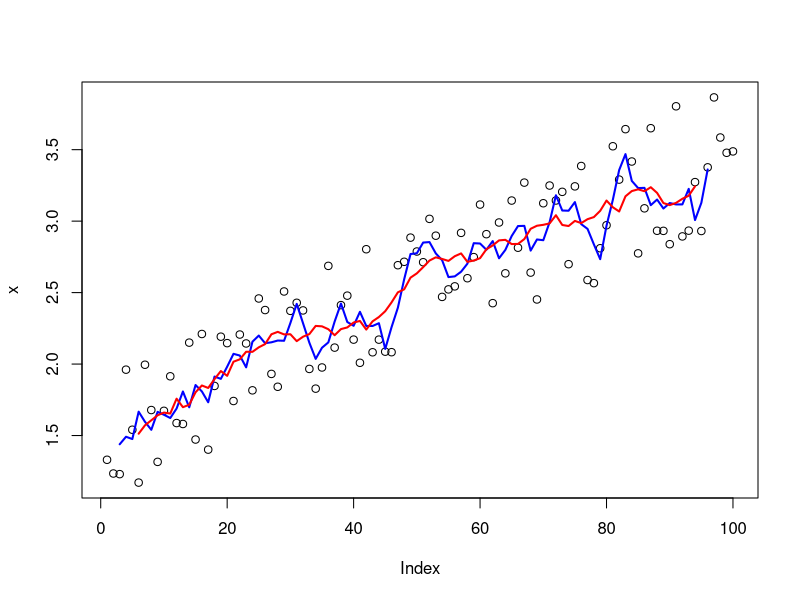
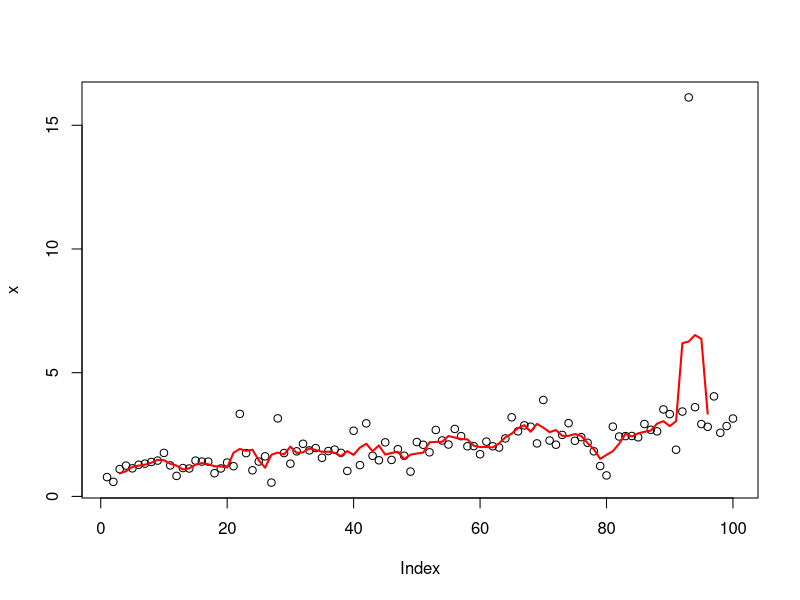
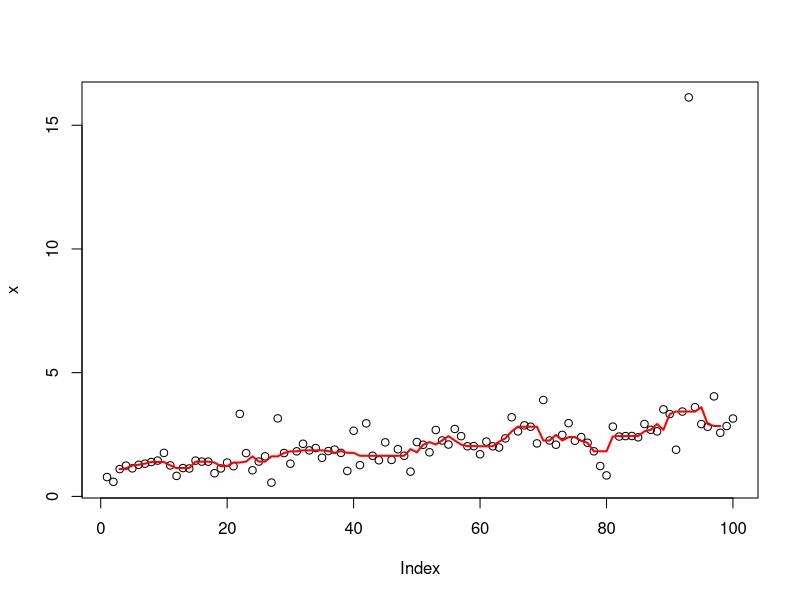

Source code (R) for these figures, in order: (Note: this script raises an error after producing the figures.)
# Functionals -------------------------------------------------------------
# Functionals take a function as an input and return a vector as an output. For 
# e.g.
randomise <- function(f) {
 f(runif(1e3))
}
randomise(mean)
randomise(mean)
randomise(sum)

# Three frequently used functionals are lapply, apply, and tapply. Functionals are
# a common alternative to for loops. Although for loops can be slow, it is mainly
# the fact that they can be inclear ito what they are iterating over, i.e. they 
# are not very expressive. Functionals are also useful for encapsulating common
# data manipulation tasks like split-apply-combine, for thinking 'functionally'
# and for working with mathematical functions.

# Functionals also reduce code bugs. Note that it is always important to first
# build the tools and functions for the problem. Once you have solved the problem,
# then one can focus on speed.

## My first functional: lapply() -------------------------------------------
# The simplest functional is lapply(). lapply() takes a function, applies it to
# each element in a list, and returns the results in the form of a list. Although
# lapply() is written in C for performance, we can create a simple R 
# implementation that does the same thing:
lapply2 <- function(x, f, ...) {
 out <- vector("list", length(x))
 for (i in seq_along(x)) {
  out[[i]] <- f(x[[i]], ...)
 }

  out

}
# From the above code, one can see that lapply() is a wrapper function for a 
# common loop pattern: create a container output, apply f() to each component of
# a list, and fill the container with the results. All other for loop functionals
# are variations of this theme: they simply use different types of input or 
# output.

### Looping patterns --------------------------------------------------------
# It's useful to remember that there are three basic ways to loop over a vector:
 # 1. loop over the elements: for (x in s)
 # 2. loop over the numeric indices: for (i in seq_along(xs))
 # 3. loop over the names: for (nm in names(xs))

# The first form is usually not a good choice for a for loop because it leads to
# inefficient ways of saving output. It's slow because each time you extend the
# vector, R has to copy in all of the existing elements. This is the easiest with
# the second form:
xs <- runif(1e3)
res <- numeric(length(xs))
for (i in seq_along(xs)) {
 res[i] <- sqrt(xs[i])
}

# Just as there three basic ways to use a for loop, there are three basic ways
# to use lapply():
lapply(xs, function(x) {})
lapply(seq_along(xs), function(i) {})
lapply(names(xs), function(nm) {})

### Exercises ---------------------------------------------------------------
# Use both for loops and lapply() to fit linear models to the mtcars using the
# formulas stored in this list:
formulas <- list(
 mpg ~ disp,
 mpg ~ I(1 / disp),
 mpg ~ disp + wt,
 mpg ~ I(1 / disp) + wt
)

# Create input list:
data_out <- as.list(numeric(length(formulas)))
# Loop over list:
for (i in seq_along(formulas)) {
 data_out[[i]] <- lm(formulas[[i]], data = mtcars)

 print(data_out) 
}
# lapply:
lapply(formulas, lm, data = mtcars)

## For loop functionals: friends of lapply() -------------------------------
# The key to using functionals in place of for loops is recognising that common
# looping patterns are already implemented in existing base functionals. Once
# you've mastered base functionals, the next step is to write your own: if you're
# duplicating the same looping patterns in many places, you should extract it
# out into its own.

### Vector output: sapply() and vapply() ------------------------------------
# sapply and vapply simplify their output to be an atomic vector. vapply() is 
# better suited for use within other functions, than sapply(). For example, 
# when given an empty list, sapply() returns another empty list instead of the
# more correct zero-length vector.
sapply(mtcars, is.numeric)
vapply(mtcars, is.numeric, logical(1))
sapply(list(), is.numeric)
vapply(list(), is.numeric, logical(1))
# ... so, if the function returns results of different types or lengths, sapply()
# will silently return a list, while vapply() will throw an error. Hence, sapply
# is dangerous when writing functions.

### Multiple inputs: map (and mapply) ---------------------------------------
# Briefly, Map is useful when you want to use a function with two inputs. For
# example, weighted mean(). Map() is equivalent to mapply() but with simplify = 
# FALSE; mapply can add more complication for little gain.

### Rolling computations ----------------------------------------------------
# You can create your own functionals too. For example, if you were interested 
# in smoothing your data using a rolling (or running) mean function:
roll_mean <- function(x, n) {
 out <- rep(NA, length(x))
 
 offset <- trunc(n/ 2)
 
 for (i in (offset + 1):(length(x) - n + offset - 1)) {
  out[i] <- mean(x[(i - offset):(i + offset - 1)])
 }
 
 out
}
# Create simulated data:
x <- seq(1, 3, length = 1e2) + runif(1e2)
plot(x)
lines(roll_mean(x, 5), col = "blue", lwd = 2)
lines(roll_mean(x, 10), col = "red", lwd = 2)

# In this case, if the noise was more variable (i.e. it has a longer tail), you
# might worry that the rolling mean was too sensitive to outliers. Instead, you
# might want to compute a rolling median:
x <- seq(1, 3, length = 1e2) + rt(1e2, df = 2) / 3
plot(x)
lines(roll_mean(x, 5), col = "red", lwd = 2)

# To change roll_mean to roll_median, all you need to do is replace mean with 
# median inside loop. Instead of copy/paste, we could extract the idea of 
# computing a rolling summary into its own function:
roll_apply <- function(x, n, f, ...) {
 # Create out vector
 out <- rep(NA, length(x))
 # Offset
 offset <- trunc(n / 2)
 # Loop over data:
 for (i in (offset + 1):(length(x) - n + offset + 1)) {
  out[i] <- f(x[(i - offset):(i + offset)], ...)
 }
 # Print:
 out
}
plot(x)
lines(roll_apply(x, 5, median), col = "red", lwd = 2)

### Parallelisation ---------------------------------------------------------
# Since we can compute each element in any order, it is easy to dispatch the 
# tasks to different cores, and compute them in parallel. This is what
# parallel::mcapply and parallel:map do.
library(parallel)
unlist(mclapply(1:10, sqrt, mc.cores = 4))

# Important note: in this case, mclapply is actually *slower* than lapply. This
# is because the cost of individual computations is low, and additional work is
# needed to send the computation to different cores and collect results.

# If we use a different example, however, by taking bootstrap replicates of a
# linear model, the advantages are clear:
boot_df <- function(x) {
 x[sample(nrow(x), replace = TRUE), ]

 }

r_sqrd <- function(mod) {
 summary(mod)$r.square
 
}

boot_lm <- function(i) {
 r_sqrd(lm(mpg ~ wt + disp, data = boot_df(mtcars)))

 }

# Without parallelisation:
system.time(lapply(1:500, boot_lm))
# With parallelosation:
system.time(mclapply(1:500, boot_lm, mc.cores = 2))

# Note: increasing the number of cores will not always lead to linear gains,
# switching from lapply or Map to its parallel forms can dramatically improve
# computational performance!

## Exercises 11.2.5 ----------------------------------------------------------
# 1.
## a)
df_1 <- data.frame(
 x = sample(x = 1:10, size = 100, replace = TRUE),
 y = rt(n = 100, df = 2),
 z = rbeta(n = 100, shape1 = 0.5, shape2 = 0.5)
 )
vapply(df_1, sd, FUN.VALUE = numeric(1))

## b)
if (vapply(mtcars, is.numeric, FUN.VALUE = logical(1))) {
 vapply(mtcars, sd, FUN.VALUE = numeric(1))
 }
# Exercises are interesting but relatively easy - moving on...

## Manipulating matrices and data frames -----------------------------------
# This section will cover three categories of data structure functionals:

# apply(), sweep(), outer(), and how they work with matrices
# tapply() summarises a vector by groups defined by another vector
# the plyr::package, which generalises tapply() to make it easy to work with 
# data frames, lists, or arrays as inputs, and data frames, lists, or arrays as
# outputs.

### Matrix and array operations ---------------------------------------------
# First off, apply() is a variant of sapply() that works with matrices and 
# arrays. It can be thought of as an operation that summarises a matrix or array
# by collapsing each row or column to a single number. It has four arguments:

# x, the matrix or array to summarise
# MARGIN, an integer vector giving the dimensions to summarise over: 1 = rows, 2
#  = columns, etc.
# FUN, a summary function
# ..., other arguments passed to FUN

# A typical example of apply() looks like this:
a <- matrix(1:20, nrow = 5)
apply(X = a, MARGIN = 1, FUN = mean)
apply(X = a, MARGIN = 2, FUN = mean)

# There are a few caveats to apply(). It doesn't simplify argument, so you can 
# never be completely sure what type of output you'll get. This means that 
# apply() is *not* safe to use inside a function unless you carefully check the
# inputs. apply() is also not idempotent in the sense that if the summary 
# function is the identity operator, the output is not always the same as the 
# input:
a_1 <- apply(a, 1, identity)
identical(a, a_1)
# But if you transpose rows to columns:
identical(a, t(a_1))
# But again...
a_2 <- apply(a, 2, identity)
identical(a, a_2)

# Tip: you can put n-dimensional arrays back in the right order using aperm(), 
# or use plyr::aaply(), which is idempotent.

# Another functional is sweep(), which allows you to "sweep" out the values of
# a summary statistic. It is often used with apply() to standardise arrays. The
# following example scales the rows of a matrix so that values lie between 0
# and 1:
x <- matrix(rnorm(
 n = 20, mean = 0, sd = 1), nrow = 4)
x_1 <- sweep(x = x, MARGIN = 1, apply(X = x, MARGIN = 1, min), FUN = `-`)
x_2 <- sweep(x = x_1, MARGIN = 1, apply(X = x_1, MARGIN = 1, max), FUN = `/`)

# The final matrix functional is outer(). It is a little different in that it 
# takes multiple vector inputs and creates and creates a matrix or array output
# where the input function is run over every combination of the inputs, for 
# example...
# Create a times table:
outer(X = 1:3, Y = 1:10, "*")

## Group apply -------------------------------------------------------------
# You can think about tapply() as a generalisation to apply() that allows for
# "ragged" arrays, arrays where each row can have a different number of columns.
# This is often needed when you're trying to summarise a data set. E.g., imagine
# you collected pulse rate data from a trial, and you want to comapre the two
# groups:
pulse <- round(
 rnorm(n = 22, mean = 70, sd = 10/3)) + rep(c(0, 5), c(10, 12))
group <- rep(c("A", "B"), c(10, 12))
# Use tapply():
tapply(pulse, group, length)
tapply(pulse, group, mean)

# tapply() by creating a "ragged" data structure from a set of inputs, and then
# applying the function to the x_i of j.

# Note: you can use split(group, pulse) to create a list too!

## Manipulating lists ------------------------------------------------------
# Another way of thinking about functionals is as a set of general tools for 
# altering, subsetting, and collapsing lists. Every functional programming 
# language has three tools for this: Map(), Reduce(), and Filter(). We've seen
# Map(). Reduce() extends two-argument functions, and Filter(), a member of an
# important class of functionals that work with predicates (functions that retun
# binary logic).

### Reduce() ----------------------------------------------------------------
# Reduce() reduces a single vector x to a single value i by recursively calling
# a function f, two arguments at a time. It combines the first two elements with
# f, then combines the result of that call with the third element, and so on.
# Calling Reduce(f, 1:3) is equivalent to f(f(1, 2), 3). Reduce is also known as
# fold because it folds together adjacent elements in the list.

# The following two examples show what Reduce() does with an infix and prefix
# function:
Reduce(f =`+`, x = 1:3) # -> ((1+2) + 3)
Reduce(f = sum, x = 1:3) # -> sum(sum(1, 2), 3)

### Predicate functionals ---------------------------------------------------
# A predicate functional returns a single binary logic, for example is.character, 
# all, or is.NULL. There are three useful predicate functionals in base R:
# Filter(), Find(), and Position()

# Note: is.na returns a logical vector the same length as the input, rather than
# a single binary logic statement. Hence, it is not a 'true' predicate 
# functional.

# Exercise: use Filter() and vapply() to create a function that applies a 
# summary statistic to every numeric column in a data frame
df <- data.frame(x = rnorm(n = 10, mean = 0, sd = 10/3), 
                 y = letters[1:10])
# Done:
vapply(Filter(is.numeric, df),  mean, FUN.VALUE = 1)

### Mathematical functionals ------------------------------------------------
# Functionals are very common in mathematics. The limit, maximum, the roots, and
# the definite integral are all functionals: given a function, return a single 
# number (or vector of numbers). At first, these functionals don't seem to fit 
# in with the theme of elimnating loops, but if you dig deeper you'll find out
# that they are implemented using an algorithm that involves interation. 
# Examples are:
# intergrate() finds the AUC defined by some function f()
# uniroot() finds the root of some function f()
# optimise() finds the location of highest (or lowest) value of some function
# of f()

# Below explores how these functions operate using a simple function, sin():
integrate(f = sin, lower = 0, upper = pi)
str(uniroot(f = sin, interval = pi * c(1 / 2, 3 / 2)))
str(optimise(f = sin, interval = c(0, 2 * pi)))
str(optimise(f = sin, interval = c(0, 2 * pi), maximum = TRUE))

# In statistics, optimisation is often used for maximum likelihood estimation 
# (MLE). In MLE, we have two sets of parameters: the data, which is fixed for a
# given problem, and the parameters, which vary as we try to find the most 
# likely parameter value for the data. These two sets of parameters make the 
# problem well-suited for closures. Combining closures with optimisation give 
# rise to the following approach to solving MLE problems.

# The following shows how we might find the MLE estimate for /delta, if our data
# come from a dpois. First we create a function factory that, given a dataset,
# returns a function that computes the negative likelihood (NLL) for parameter
# \lambda. In R, it's common to work with the negative since optimise defaults
# to finding the min.
poisson_NLL <- function(x) {
 n <- length(x)
 sum_x <- sum(x)
 function(lambda) {
  n * lambda - sum_x * log(lambda) # + terms not involving lambda
 }
}
# Now optimise allows us to compute the most likely values:
x_1 <- c(41, 30, 31, 38, 29, 24, 30, 29, 31, 38)
x_2 <- c(6, 4, 7, 3, 3, 7, 5, 2, 2, 7, 5, 4, 12, 6, 9)
NLL_1 <- poisson_NLL(x_1)
NLL_2 <- poisson_NLL(x_2)
optimise(NLL_1, interval = c(0, 100))$minimum # so, for parameter interval 0-100
optimise(NLL_2, interval = c(0, 100))$minimum # so, for parameter interval 0-100

## Exercises 11.5.1 --------------------------------------------------------
# Implement arg_max. It should take a function and a vector of inputs, and 
# return the elements of the input where the function returns the highest value.
# For example, arg_max(-10:5, function(x) x ^ 2) should return -10

# arg_max function:
arg_max <- function(f, x) {
 round(x = optimise(f, interval = x, maximum = TRUE)$maximum, digits = 0)
}
# Create some function
some_func <- function(x) {
 x ^ 2
}
# Test:
arg_max(f = some_func, x = c(-10:5))
# arg_min function:
arg_min <- function(f, x) {
 round(x = optimise(f, interval = x)$minimum, digits = 0)
}
# Test:
arg_min(f = some_func, x = c(1:5))

## Loops that should be left as is -----------------------------------------
# Some loops have no natural functional equivalent. There are three common cases:
#  modifying in place
#  recursive functions
#  while loops

# It's possible to torture these problems to use a functional, but it's not a
# good idea. It will lead to code that is harder to understand, eliminating the
# main reason for using functionals in the first case.

### Modifying in place ------------------------------------------------------
